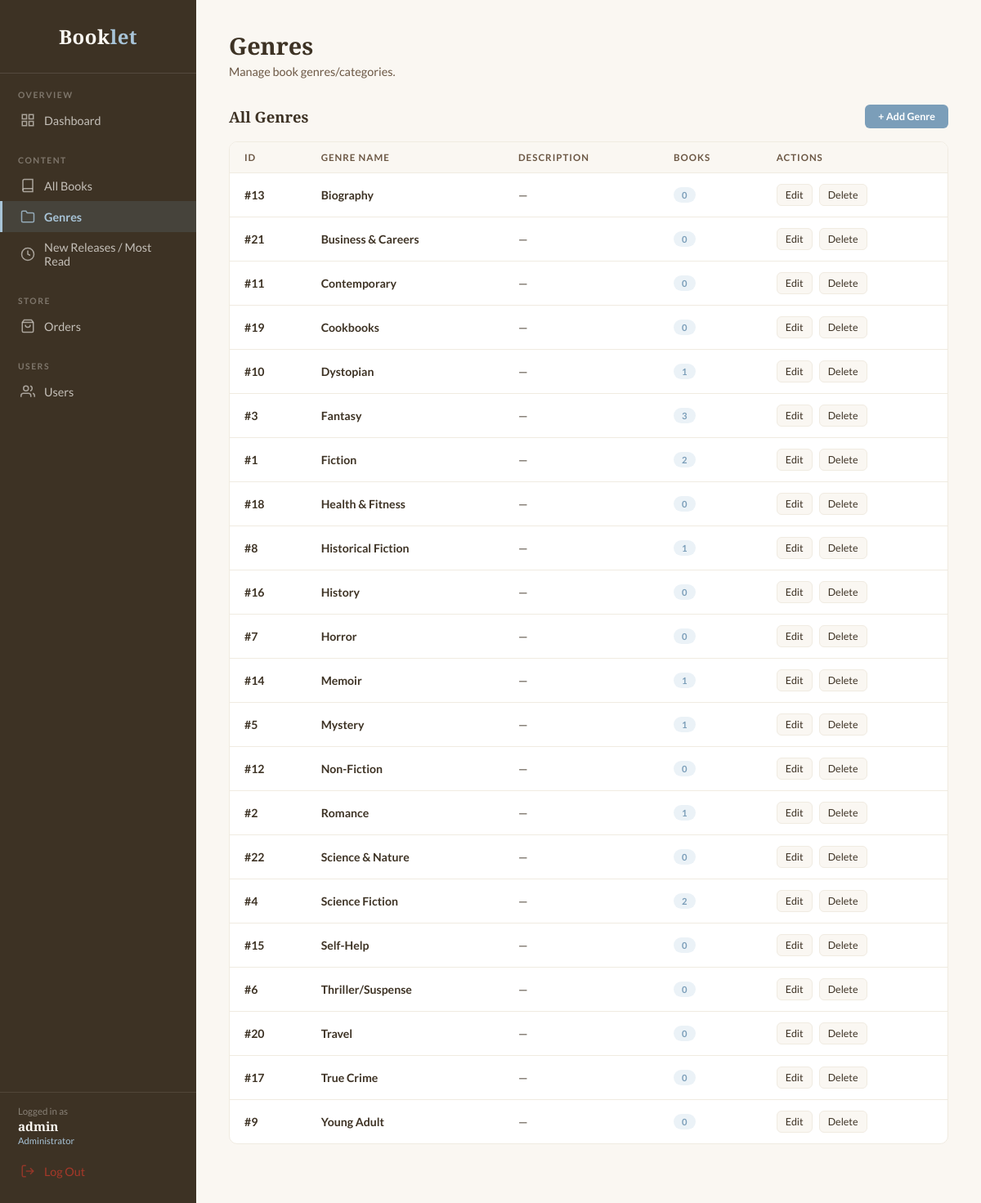
The page /api/admin/genres/ (signed in) on the database its author committed.
### book/models.py (models this page shows, shortened)
class User(AbstractUser):
    ROLE_CHOICES = [
        ('customer', 'Customer'),
        ('admin', 'Admin'),
    ]
    role = models.CharField(max_length=20, choices=ROLE_CHOICES, default='customer')

class Category(models.Model):
    name = models.CharField(max_length=100)
    description = models.TextField(blank=True)
    class Meta:
        verbose_name_plural = 'Categories'

### book/views.py (the view)
# urls.py: path('admin/genres/',           views.admin_genre_list,            name='admin_genre_list'),
@login_required(login_url='admin_login')
@user_passes_test(is_admin_user, login_url='admin_login')
def admin_genre_list(request):
    genres = Category.objects.annotate(book_count=Count('books')).order_by('name')
    return render(request, 'Admin.html', {
        'active_section': 'genres',
        'genres': genres,
        'hide_stats': True,
        'hide_books_table': True,
        'hide_most_read': True,
    })

### book/views.py (called while the page is built)
def is_admin_user(user):
    return user.is_authenticated and (user.role == 'admin' or user.is_superuser)

### book/templates/Admin.html (shortened to what this page needs)
{% load static %}
<!DOCTYPE html>
<html lang="en">
<head>
</head>
<body>
    {% if not request.user.is_authenticated %}
    <div class="login-container">
        <div class="login-card">
            <h1>Booklet</h1>
            <p class="sub">Admin Login</p>
            {% if error %}
            <p class="error">{{ error }}</p>
            {% endif %}
            <form method="post" action="{% url 'admin_login' %}">
                {% csrf_token %}
                <label for="username">Username</label>
                <input type="text" id="username" name="username" required />
                <label for="password">Password</label>
                <input type="password" id="password" name="password" required />
                <button type="submit" class="btn-login">Sign In</button>
            </form>
        </div>
    </div>
    {% else %}
    <aside class="sidebar">
        <div class="sidebar-logo">Book<span>let</span></div>
        <nav>
            <div class="nav-section">
                <div class="nav-label">Overview</div>
                <a href="{% url 'admin_dashboard' %}" class="nav-item {% if active_section == 'dashboard' %}active{% endif %}">
                    <svg class="icon" viewBox="0 0 24 24" fill="none" stroke="currentColor" stroke-width="2">
                        <rect x="3" y="3" width="7" height="7" />
                        <rect x="14" y="3" width="7" height="7" />
                        <rect x="14" y="14" width="7" height="7" />
                        <rect x="3" y="14" width="7" height="7" />
                    </svg>
                    Dashboard
                </a>
            </div>
            <div class="nav-section">
                <div class="nav-label">Content</div>
                <a href="{% url 'admin_books_all' %}" class="nav-item {% if active_section == 'books_all' %}active{% endif %}">
                    <svg class="icon" viewBox="0 0 24 24" fill="none" stroke="currentColor" stroke-width="2">
                        <path d="M4 19.5A2.5 2.5 0 016.5 17H20" />
                        <path d="M6.5 2H20v20H6.5A2.5 2.5 0 014 19.5v-15A2.5 2.5 0 016.5 2z" />
                    </svg>
                    All Books
                </a>
                <a href="{% url 'admin_genre_list' %}" class="nav-item {% if active_section == 'genres' %}active{% endif %}">
                    <svg class="icon" viewBox="0 0 24 24" fill="none" stroke="currentColor" stroke-width="2">
                        <path d="M22 19a2 2 0 01-2 2H4a2 2 0 01-2-2V5a2 2 0 012-2h5l2 3h9a2 2 0 012 2z" />
                    </svg>
                    Genres
                </a>
                <a href="{% url 'admin_books_new' %}" class="nav-item {% if active_section == 'books_new' %}active{% endif %}">
                    <svg class="icon" viewBox="0 0 24 24" fill="none" stroke="currentColor" stroke-width="2">
                        <circle cx="12" cy="12" r="10" />
                        <polyline points="12 6 12 12 16 14" />
                    </svg>
                    New Releases / Most Read
                </a>
            </div>
            <div class="nav-section">
                <div class="nav-label">Store</div>
                <a href="{% url 'admin_orders' %}" class="nav-item {% if active_section == 'orders' %}active{% endif %}">
                    <svg class="icon" viewBox="0 0 24 24" fill="none" stroke="currentColor" stroke-width="2">
                        <path d="M6 2L3 6v14a2 2 0 002 2h14a2 2 0 002-2V6l-3-4z" />
                        <line x1="3" y1="6" x2="21" y2="6" />
                        <path d="M16 10a4 4 0 01-8 0" />
                    </svg>
                    Orders
                </a>
            </div>
            <div class="nav-section">
                <div class="nav-label">Users</div>
                <a href="{% url 'admin_users' %}" class="nav-item {% if active_section == 'users' %}active{% endif %}">
                    <svg class="icon" viewBox="0 0 24 24" fill="none" stroke="currentColor" stroke-width="2">
                        <path d="M17 21v-2a4 4 0 00-4-4H5a4 4 0 00-4 4v2" />
                        <circle cx="9" cy="7" r="4" />
                        <path d="M23 21v-2a4 4 0 00-3-3.87" />
                        <path d="M16 3.13a4 4 0 010 7.75" />
                    </svg>
                    Users
                </a>
            </div>
        </nav>
        <div class="sidebar-spacer"></div>
        <div class="sidebar-user">
            <div class="greeting">Logged in as</div>
            <div class="admin-name">{{ request.user.get_full_name|default:request.user.username }}</div>
            <div class="admin-role">Administrator</div>
        </div>
        <a href="{% url 'admin_logout' %}" class="nav-item logout">
            <svg class="icon" viewBox="0 0 24 24" fill="none" stroke="currentColor" stroke-width="2">
                <path d="M9 21H5a2 2 0 01-2-2V5a2 2 0 012-2h4" />
                <polyline points="16 17 21 12 16 7" />
                <line x1="21" y1="12" x2="9" y2="12" />
            </svg>
            Log Out
        </a>
    </aside>
    <main class="main">
        {% block admin_content %}
        {% if active_section == 'users' %}
        <div class="page-header">
            <h1>Users</h1>
            <p>All registered users on Booklet — including login activity.</p>
        </div>
        <div class="stats-grid">
            <div class="stat-card">
                <div class="stat-label">Total Users</div>
                <div class="stat-value">{{ total_users }}</div>
            </div>
            <div class="stat-card green">
                <div class="stat-label">Logged In</div>
                <div class="stat-value">{{ logged_in_users }}</div>
                <div class="stat-sub">users who have ever logged in via the API</div>
            </div>
            <div class="stat-card brown">
                <div class="stat-label">New This Month</div>
                <div class="stat-value">{{ new_users_this_month }}</div>
            </div>
        </div>
        <div class="filter-tabs">
            <a href="{% url 'admin_users' %}?filter=all" class="filter-tab {% if filter_type == 'all' %}active{% endif %}">
                All Users
                <span class="badge-sm">{{ total_users }}</span>
            </a>
            <a href="{% url 'admin_users' %}?filter=logged_in" class="filter-tab {% if filter_type == 'logged_in' %}active{% endif %}">
                Logged In
                <span class="badge-sm">{{ logged_in_users }}</span>
            </a>
        </div>
        <div class="table-wrap">
            <table>
                <thead>
                    <tr>
                        <th>ID</th>
                        <th>Username</th>
                        <th>Full Name</th>
                        <th>Email</th>
                        <th>Role</th>
                        <th>Joined</th>
                        <th>Last Login</th>
                        <th>Actions</th>
                    </tr>
                </thead>
                <tbody>
                    {% for u in users %}
                    <tr>
                        <td style="font-weight:600;">#{{ u.id }}</td>
                        <td class="book-title">{{ u.username }}</td>
                        <td>{{ u.get_full_name|default:"—" }}</td>
                        <td>{{ u.email|default:"—" }}</td>
                        <td>
                            <span class="tag {% if u.role == 'admin' %}tag-popular{% else %}tag-classic{% endif %}">
                                {{ u.get_role_display }}
                            </span>
                        </td>
                        <td>{{ u.date_joined|date:"M d, Y" }}</td>
                        <td>
                            {% if u.last_login %}
                            <span style="white-space:nowrap;">{{ u.last_login|date:"M d, Y H:i" }}</span>
                            {% else %}
                            <span style="color:var(--brown-light); font-style:italic;">Never</span>
                            {% endif %}
                        </td>
                        <td>
                            <form method="post" action="{% url 'admin_user_delete' u.id %}" style="display:inline;">
                                {% csrf_token %}
                                <button type="submit" class="icon-btn del"
                                    onclick="return confirm('Delete user {{ u.username|escapejs }} permanently?')">Delete</button>
                            </form>
                        </td>
                    </tr>
                    {% empty %}
                    <tr>
                        <td colspan="8" style="text-align:center; padding:32px; color: var(--brown-light);">
                            No users found.
                        </td>
                    </tr>
                    {% endfor %}
                </tbody>
            </table>
        </div>
        {% elif active_section == 'genres' %}
        <div class="page-header">
            <h1>Genres</h1>
            <p>Manage book genres/categories.</p>
        </div>
        <div class="section-header">
            <h2>All Genres</h2>
            <a href="{% url 'admin_genre_add' %}" class="btn-sm btn-primary">+ Add Genre</a>
        </div>
        <div class="table-wrap">
            <table>
                <thead>
                    <tr>
                        <th>ID</th>
                        <th>Genre Name</th>
                        <th>Description</th>
                        <th>Books</th>
                        <th>Actions</th>
                    </tr>
                </thead>
                <tbody>
                    {% for genre in genres %}
                    <tr>
                        <td style="font-weight:600;">#{{ genre.id }}</td>
                        <td class="book-title">{{ genre.name }}</td>
                        <td>{{ genre.description|truncatewords:12|default:"—" }}</td>
                        <td>
                            <span class="tag tag-popular">{{ genre.book_count }}</span>
                        </td>
                        <td>
                            <div class="actions">
                                <a href="{% url 'admin_genre_edit' genre.id %}" class="icon-btn">Edit</a>
                                <a href="{% url 'admin_genre_delete' genre.id %}" class="icon-btn del"
                                    onclick="return confirm('Delete genre {{ genre.name|escapejs }}?')">Delete</a>
                            </div>
                        </td>
                    </tr>
                    {% empty %}
                    <tr>
                        <td colspan="5" style="text-align:center; padding:32px; color: var(--brown-light);">
                            No genres found. <a href="{% url 'admin_genre_add' %}">Add the first one →</a>
                        </td>
                    </tr>
                    {% endfor %}
                </tbody>
            </table>
        </div>
        {% endif %}
        {% endblock %}
    </main>
    {% endif %}
</body>
</html>

### book/templates/Admin.html (style rules this page uses)
:root { --cream: #FAF7F2; --cream-mid: #F0EBE1; --brown: #3D3224; --brown-light: #6B5744; --blue: #7B9EB9; --blue-light: #A8C4D8; --blue-faint: #EBF2F7; --red: #C0392B; --green: #2E7D60; --sidebar-w: 240px; --radius: 10px; }
*, *::before, *::after { box-sizing: border-box; margin: 0; padding: 0; }
body { font-family: 'Lato', sans-serif; background: var(--cream); color: var(--brown); display: flex; min-height: 100vh; }
.sidebar { width: var(--sidebar-w); background: var(--brown); display: flex; flex-direction: column; position: fixed; top: 0; left: 0; bottom: 0; padding: 28px 0 20px; z-index: 100; }
.sidebar-logo { font-family: 'Playfair Display', serif; font-size: 1.5rem; font-weight: 700; color: var(--cream); text-align: center; padding: 0 20px 28px; border-bottom: 1px solid rgba(250, 247, 242, .12); letter-spacing: .5px; }
.sidebar-logo span { color: var(--blue-light); }
.nav-section { padding: 20px 0 4px; }
.nav-label { font-size: .65rem; font-weight: 700; letter-spacing: 1.5px; text-transform: uppercase; color: rgba(250, 247, 242, .35); padding: 0 22px; margin-bottom: 6px; }
.nav-item { display: flex; align-items: center; gap: 11px; padding: 10px 22px; color: rgba(250, 247, 242, .72); text-decoration: none; font-size: .9rem; font-weight: 400; border-left: 3px solid transparent; transition: background .15s, color .15s, border-color .15s; position: relative; }
.nav-item.active { background: rgba(123, 158, 185, .15); color: var(--blue-light); border-left-color: var(--blue-light); font-weight: 600; }
.nav-item .icon { width: 18px; height: 18px; flex-shrink: 0; opacity: .8; }
.sidebar-spacer { flex: 1; }
.sidebar-user { padding: 16px 22px 8px; border-top: 1px solid rgba(250, 247, 242, .1); }
.sidebar-user .greeting { font-size: .72rem; color: rgba(250, 247, 242, .4); margin-bottom: 2px; }
.sidebar-user .admin-name { font-family: 'Playfair Display', serif; font-size: .95rem; color: var(--cream); font-weight: 600; }
.sidebar-user .admin-role { font-size: .7rem; color: var(--blue-light); margin-top: 1px; }
.nav-item.logout { color: rgba(192, 57, 43, .8); margin-top: 4px; }
.main { margin-left: var(--sidebar-w); flex: 1; padding: 36px 40px; max-width: 1200px; }
.page-header { margin-bottom: 32px; }
.page-header h1 { font-family: 'Playfair Display', serif; font-size: 1.8rem; font-weight: 700; color: var(--brown); }
.page-header p { font-size: .9rem; color: var(--brown-light); margin-top: 4px; }
.section-header { display: flex; align-items: center; justify-content: space-between; margin-bottom: 16px; }
.section-header h2 { font-family: 'Playfair Display', serif; font-size: 1.15rem; font-weight: 600; color: var(--brown); }
.btn-sm { font-family: 'Lato', sans-serif; font-size: .78rem; font-weight: 700; padding: 7px 16px; border-radius: 6px; border: none; cursor: pointer; text-decoration: none; display: inline-block; }
.btn-primary { background: var(--blue); color: #fff; transition: background .15s; }
.table-wrap { background: #fff; border-radius: var(--radius); border: 1px solid var(--cream-mid); overflow: hidden; margin-bottom: 36px; }
table { width: 100%; border-collapse: collapse; }
thead th { background: var(--cream); font-size: .72rem; font-weight: 700; text-transform: uppercase; letter-spacing: 1px; color: var(--brown-light); padding: 12px 18px; text-align: left; border-bottom: 1px solid var(--cream-mid); }
tbody tr { border-bottom: 1px solid var(--cream-mid); transition: background .12s; }
tbody tr:last-child { border-bottom: none; }
tbody td { padding: 13px 18px; font-size: .88rem; vertical-align: middle; }
.book-title { font-weight: 600; color: var(--brown); }
.tag { font-size: .7rem; font-weight: 700; padding: 3px 10px; border-radius: 20px; display: inline-block; }
.tag-popular { background: var(--blue-faint); color: var(--blue); }
.actions { display: flex; gap: 8px; }
.icon-btn { background: var(--cream); border: 1px solid var(--cream-mid); border-radius: 6px; padding: 5px 10px; cursor: pointer; font-size: .78rem; color: var(--brown); text-decoration: none; transition: background .12s; }

### rows shown on the page
User: user.get_full_name "admin"
Category: id "13", name "Biography", description "—", book_count "0"
Category: id "21", name "Business & Careers", description "—", book_count "0"
Category: id "11", name "Contemporary", description "—", book_count "0"
Category: id "19", name "Cookbooks", description "—", book_count "0"
Category: id "10", name "Dystopian", description "—", book_count "1"
Category: id "3", name "Fantasy", description "—", book_count "3"
Category: id "1", name "Fiction", description "—", book_count "2"
Category: id "18", name "Health & Fitness", description "—", book_count "0"
Category: id "8", name "Historical Fiction", description "—", book_count "1"
Category: id "16", name "History", description "—", book_count "0"
Category: id "7", name "Horror", description "—", book_count "0"
Category: id "14", name "Memoir", description "—", book_count "1"
Category: id "5", name "Mystery", description "—", book_count "1"
Category: id "12", name "Non-Fiction", description "—", book_count "0"
Category: id "2", name "Romance", description "—", book_count "1"
Category: id "22", name "Science & Nature", description "—", book_count "0"
Category: id "4", name "Science Fiction", description "—", book_count "2"
Category: id "15", name "Self-Help", description "—", book_count "0"
Category: id "6", name "Thriller/Suspense", description "—", book_count "0"
Category: id "20", name "Travel", description "—", book_count "0"
Category: id "17", name "True Crime", description "—", book_count "0"
Category: id "9", name "Young Adult", description "—", book_count "0"
